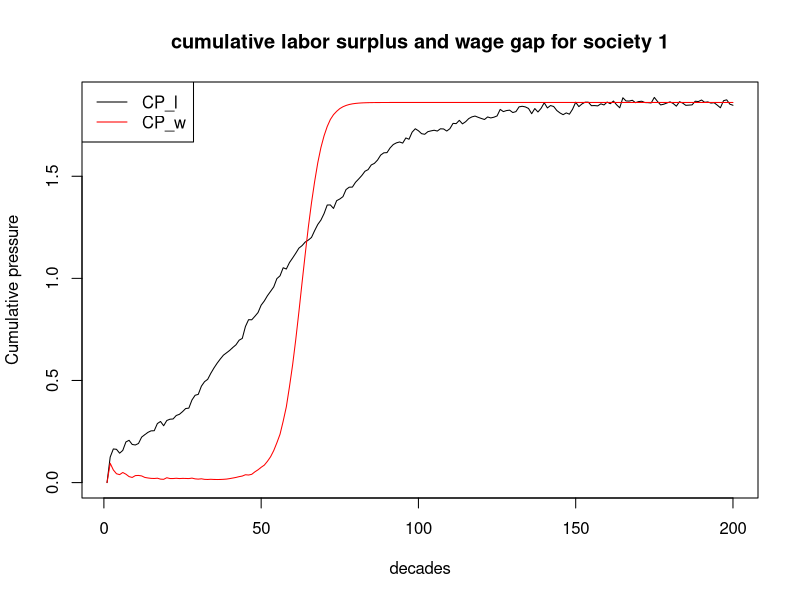
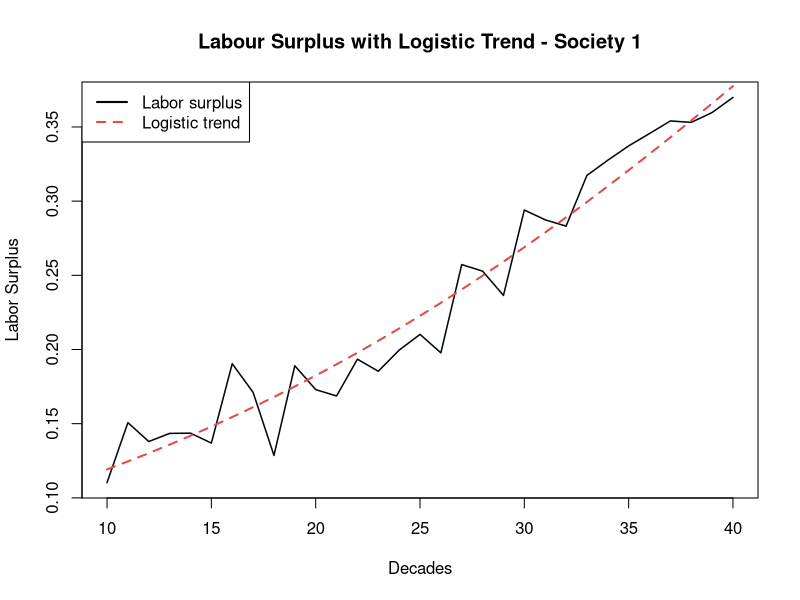
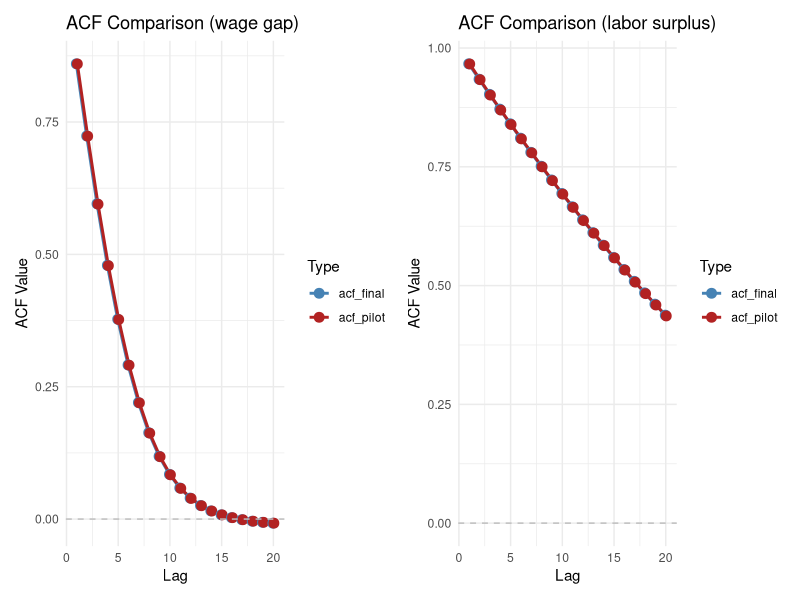

The R source for these figures, in order:
## ---- chunk 1
library(dplyr)
library(ggplot2)
library(tidyr)
library(sandwich)
library(lmtest)
library(patchwork)
## ---- chunk 2
set.seed(123)
## ---- chunk 3
N_pilot <- 10
T_pilot <- 200
## ---- chunk 4
# labor_surplus parameters
K_l <- 1
r_l <- .05
t0_l  <- 50
A <- .2
P <- 5
delta_l <- .43
## ---- chunk 5
# wage_gap parameters
K_w <- 1
r_base <- .03
alpha <- .5
t0_w <- 60
## ---- chunk 6
# decay parameter (cumulative pressure)
delta_c <- 0.43
## ---- chunk 7
func_labor_surplus <- function(N,T) {
  
  labor_surplus <- matrix(NA, nrow = T , ncol = N)
  for (n in 1:N) {
    for (t in 1:T) {
    
      logistic_trend <- K_l/(1+exp(-r_l*(t-t0_l)))
      oscillation <- A * exp(-delta_l*t) * sin((2*t*pi)/P)
      epsilon <- rnorm(1, mean = 0, sd = .02)
    
      labor_surplus[t, n] <- logistic_trend + oscillation + epsilon
    }
  }
  return(labor_surplus)
}
## ---- chunk 8
labor_surplus <- func_labor_surplus(N_pilot, T_pilot)
head(labor_surplus)
## ---- chunk 9
func_wage_gap <- function(N, T, lab){
  
  wage_gap <- matrix(NA, nrow = T , ncol = N)
  for (n in 1:N) {
    for (t in 1:T) {
    
      if (t == 1) {r_w <- r_base} else {r_w <- r_base + alpha*(lab[t-1, n])}
    
     wage_gap[t,n]<- K_w/(1+exp(-r_w*(t-t0_w)))
    }
  }
  return(wage_gap)
}
## ---- chunk 10
wage_gap <- func_wage_gap(N_pilot, T_pilot, labor_surplus)
head(wage_gap)
## ---- chunk 11
cp <- function(N, T, lab, wag) {
  
  CP_l <- matrix(NA, nrow = T , ncol = N)
  CP_w <- matrix(NA, nrow = T , ncol = N)

  for (n in 1:N){
    for (t in 1:T){
    
    # cumulative pressure is only meaningful at t=2
      if (t==1){
        CP_l[t, n] <- 0
        CP_w[t, n] <- 0
      }
      else {
      
        cpsum_l <- 0
        cpsum_w <- 0
      
        for (k in 1:(t-1)){
          cpsum_l <- cpsum_l + lab[t-k, n] * exp(-delta_c*k)
          cpsum_w <- cpsum_w + wag[t-k, n] * exp(-delta_c*k)
      }
      
        CP_l[t, n] <- cpsum_l
        CP_w[t, n] <- cpsum_w
      }
    }
  }
  return( list(CP_l = CP_l, CP_w = CP_w) )
}

## ---- chunk 12
result <- cp(N_pilot, T_pilot, labor_surplus, wage_gap)
CP_w <- result$CP_w
CP_l <- result$CP_l
## ---- chunk 13
head(CP_l)
## ---- chunk 14
head(CP_w)
## ---- chunk 15
plot(1:T_pilot, CP_l[,1], type = "l", 
     xlab = "decades", ylab = "Cumulative pressure",
     main = "cumulative labor surplus and wage gap for society 1")
lines(1:T_pilot, CP_w[,1],col ="red")
legend("topleft", legend = c("CP_l", "CP_w"), col = c("black", "red"), lty = 1)
## ---- chunk 16
n <- 40
trend_l <- K_l / (1 + exp(-r_l * (10:n - t0_l)))

# Main plot
plot(10:n, labor_surplus[10:n, 1], type = "n",
     xlab = "Decades", ylab = "Labor Surplus",
     main = "Labour Surplus with Logistic Trend - Society 1")


# Add lines on top of shading
lines(10:n, labor_surplus[10:n, 1], col = "#00070d", lwd = 1.5)
lines(10:n, trend_l, col = "#E24B4A", lty = 2, lwd = 2)

# Legend
legend("topleft",
       legend = c("Labor surplus", "Logistic trend"),
       col = c("#00070d", "#E24B4A"),
       lty = c(1, 2, 1, 1), lwd = 2)
## ---- chunk 17
lag_max <- 20 
acf_matrix_l <- matrix(NA, nrow = lag_max , ncol = N_pilot)
acf_matrix_w <- matrix(NA, nrow = lag_max , ncol = N_pilot)
## ---- chunk 18
acf_func <- function(lag_max, acf_matrix, N, T, t0, CP) {
  for (s in 1:N){
    cps <- CP[t0:T, s]
    acf_matrix[,s] <- acf(cps, 
                          lag.max = lag_max,
                          plot = FALSE)$acf[-1]
  }
  acf_avg <- rowMeans(acf_matrix)
  return(acf_avg)
}
## ---- chunk 19
acf_avg_l <- acf_func(lag_max, acf_matrix_l, N_pilot, T_pilot, t0_l, CP_l)
acf_avg_w <- acf_func(lag_max, acf_matrix_w, N_pilot, T_pilot, t0_w, CP_w)
## ---- chunk 20
# Labor surplus
Tl_obs <- T_pilot - round(t0_l)
Tl_eff <- Tl_obs/(1+2*sum(acf_avg_l))

# Wage gap
Tw_obs <- T_pilot - round(t0_w)
Tw_eff <- Tw_obs/(1+2*sum(acf_avg_w))

ratio_w <- Tw_eff/Tw_obs
ratio_l <- Tl_eff/Tl_obs

cat("Effective sample size — labor surplus:",
    round(Tl_eff, 3), "\n")
cat("Effective sample size — wage gap:",
    round(Tw_eff, 3), "\n")
cat("Efficiency ratio — wage gap:", 
    round(ratio_w, 3), "\n")
cat("Efficiency ratio — labor surplus:", 
    round(ratio_l, 3), "\n")
cat("Usable decades — labor surplus:", Tl_obs, "\n")
cat("Usable decades — wage gap:", Tw_obs)
## ---- chunk 21
p <- c(0.001, 0.005, 0.01, 0.02, 0.05)
beta0_values <- qlogis(p)
epv <- 30
T_eff_binding <- Tl_eff

# N calculation for each p
sensitivity_analysis <- data.frame(
  crisis_prob = p ,
  beta0 = round(beta0_values, 4), 
  N_needed = ceiling(epv/(T_eff_binding*p))
)

print(sensitivity_analysis)
## ---- chunk 22
beta0 <- -5.2933	
beta1 <- 1.0   # wage gap effect — moderate
beta2 <- 0.5   # labor surplus effect — smaller alone
beta3 <- 2.0   # interaction — largest, captures Marx's threshold
## ---- chunk 23
y_func <- function(beta0, beta1, beta2, beta3, CP_l, CP_w, T, N) {
  
  z <- beta0 + (beta1*CP_w) + (beta2*CP_l) + (beta3*CP_l*CP_w)
  p_crisis <- 1/(1+exp(-z))
  
  y <- matrix(rbinom(T*N, size = 1, prob = p_crisis), 
              ncol = N, nrow = T)
  
  return(y)
}
## ---- chunk 24
y_pilot <- y_func(beta0, beta1, beta2, beta3, CP_l, CP_w, T_pilot, N_pilot)
## ---- chunk 25
head(y_pilot)
## ---- chunk 26
N_final <- 1139
T_final <- 200
## ---- chunk 27
# Generate labor surplus , wage gap, CP_l, CP_w, y with N_final, T_final 
labor_surplus_fin <- func_labor_surplus(N_final, T_final)
wage_gap_fin <- func_wage_gap(N_final, T_final, labor_surplus_fin)

cp_fin <- cp(N_final, T_final, labor_surplus_fin, wage_gap_fin)
CPfin_l <- cp_fin$CP_l
CPfin_w <- cp_fin$CP_w

y_final <- y_func(beta0, beta1, beta2, beta3, CPfin_l, CPfin_w, T_final, N_final)
## ---- chunk 28
# crisis event count comparison
data.frame (
  Simulation = c("Pilot","Final"),
  N = c(N_pilot, N_final),
  T = c(T_pilot, T_final),
  Total_crisis = c(sum(y_pilot), sum(y_final))
    )
## ---- chunk 29
df_long <- data.frame(
  society = rep(1:N_final, each = T_final), 
  decade = rep(1:T_final, times = N_final), 
  CP_w = as.vector(CPfin_w), 
  CP_l = as.vector(CPfin_l), 
  y = as.vector(y_final)
)
## ---- chunk 30
model <- glm(y~CP_w+CP_l+CP_w:CP_l, 
             data = df_long, 
             family = binomial(link = "logit"))
summary(model)
## ---- chunk 31
X <- cbind(
  intercept = 1, 
  CP_w = as.vector(CPfin_w), 
  CP_l = as.vector(CPfin_l), 
  interaction = as.vector(CPfin_w)*as.vector(CPfin_l)
)

y_vec <- as.vector(y_final)
## ---- chunk 32
log_likelihood <- function(beta, X, y) {
  
  z <- X %*% beta
  p <- 1/(1+exp(-z))
  ll <- sum(y*log(p + 1e-10) + (1-y)*log(1-p  + 1e-10))
  
  return(-ll)
}
## ---- chunk 33
results <- optim(
    par = c(0,0,0,0),
    fn = log_likelihood,
    X = X, 
    y = y_vec, 
    method = "BFGS", 
    hessian = TRUE
  )
## ---- chunk 34
data.frame(
  true = c(beta0, beta1, beta2, beta3), 
  estimated_1 = c(coef(model)), 
  estimated_2 = c(results$par)
)
## ---- chunk 35
acfin_matrix_l <- matrix(NA, nrow = lag_max , ncol = N_final)
acfin_matrix_w <- matrix(NA, nrow = lag_max , ncol = N_final)

acfin_avg_l <- acf_func(lag_max, acfin_matrix_l, N_final, T_final, t0_l, CPfin_l)
acfin_avg_w <- acf_func(lag_max, acfin_matrix_w, N_final, T_final, t0_w, CPfin_w)
## ---- chunk 36
# compare acf pilot and acf final for labor surplus
acf_comp_l<- data.frame(lag = 1:lag_max, 
                        acf_final = acfin_avg_l, 
                        acf_pilot = acf_avg_l)

# compare acf pilot and acf final for wage gap
acf_comp_w <- data.frame(lag = 1:lag_max, 
                         acf_final = acfin_avg_w, 
                         acf_pilot = acf_avg_w)
## ---- chunk 37
acf_comparison <- function(acf_comp, title = "ACF Comparison: Final vs Pilot"){
  
  # convert to long format 
  acf_long <- pivot_longer(acf_comp, 
                           cols = c(acf_final, acf_pilot), 
                           names_to = "Type", 
                           values_to = "ACF_Values")
  
  # clot with dodged points and lines
  p <- ggplot(acf_long, aes(x = lag, y = ACF_Values, color = Type, group = Type)) +
    geom_line(position = position_dodge(width = 0.2), linewidth = 1) + 
    geom_point(position = position_dodge(width = 0.2), size = 3) + 
    geom_hline(yintercept = 0, linetype = "dashed", color = "gray") +
    theme_minimal() +
    # FIXED: Use the `title` argument here instead of hard-coding it
    labs(title = title,        
         x = "Lag", 
         y = "ACF Value") +
    scale_color_manual(values = c("acf_final" = "steelblue", "acf_pilot" = "firebrick"))
  
  # 3. Return the plot
  return(p) 
}
## ---- chunk 38
plot_wage <- acf_comparison(acf_comp_w, title = "ACF Comparison (wage gap)" )
plot_labor <-acf_comparison(acf_comp_l, title = "ACF Comparison (labor surplus)" )
## ---- chunk 39
combined_plot <- plot_wage + plot_labor
combined_plot
## ---- chunk 40
residuals_pearson <- residuals(model, type = "pearson")
lag_max <- min(Tl_obs/4, 20)
df_long_ord <- df_long %>% arrange(society, decade)
acf_resid_matrix <- matrix (NA, nrow = lag_max, ncol = N_final)


for (s in 1:N_final){
  # Extract the residuals for society s
  res_s <- residuals_pearson[df_long$society == s]
  acf_resid_matrix[,s]<-acf(res_s, lag_max, plot = FALSE)$acf[-1]
}

avg_resid_matrix <- rowMeans(acf_resid_matrix)
